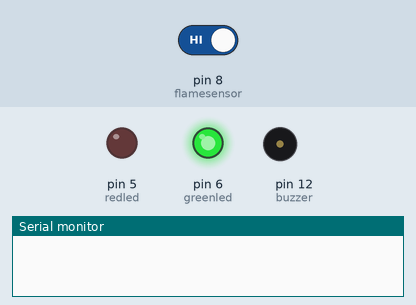
This sketch was run on a simulated Arduino Uno, built with avr-gcc and run on an emulated ATmega328P. On the bench: output pins drawn as LEDs (lit = HIGH), buzzer (waves = sounding, pin HIGH), the last lines printed to the serial monitor. The inputs (shaded band) are chosen by the test bench; at power-on: pin 8 (flamesensor) HIGH.

Above: at 1.2 s.
1.3 s: pin 8 (flamesensor) driven LOW
At 1.55 s:
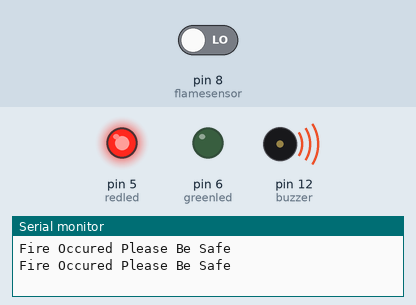
4.3 s: pin 8 (flamesensor) driven HIGH
At 5.5 s:
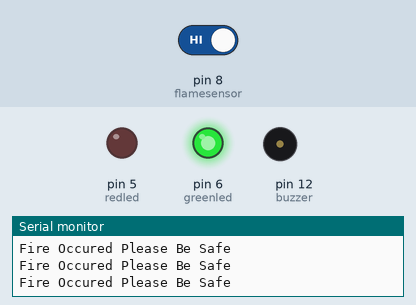
Timing chart, 0 to 7.3 s (numbered marks = the images above; inputs shaded):
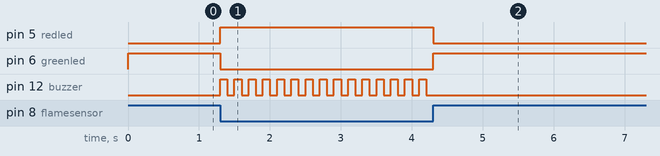

The sketch:

mini_fire_alarm.ino
```cpp
//https://youtu.be/71R3N1eqL1E
//Visit above link and support us on Youtube

int flamesensor =8;
int buzzer = 12;
int redled = 5;
int greenled = 6;
int flame = LOW;

void setup() {
Serial.begin(9600);
pinMode(flamesensor,INPUT);
pinMode(buzzer,OUTPUT);
pinMode(redled,OUTPUT);
pinMode(greenled,OUTPUT);
}

void loop() {
flame = digitalRead(flamesensor);
if (flame == LOW){
  Serial.println("Fire Occured Please Be Safe");
  digitalWrite(redled,HIGH);
  digitalWrite(greenled,LOW);
  digitalWrite(buzzer,HIGH);
  delay(100);
  digitalWrite(buzzer,LOW);
  delay(100);
}
else{
  digitalWrite(redled,LOW);
  digitalWrite(greenled,HIGH);
  digitalWrite(buzzer,LOW);
}
}
```

Measured:
- after the input at 1.3 s, pin 5 (redled): LOW → HIGH at once; pin 6 (greenled): HIGH → LOW at once; pin 12 (buzzer): alternates HIGH for 0.10 s and LOW for 0.10 s, starting at once
- after the input at 4.3 s, pin 5 (redled): HIGH → LOW at once; pin 6 (greenled): LOW → HIGH at once; pin 12 (buzzer): stops changing and stays LOW
